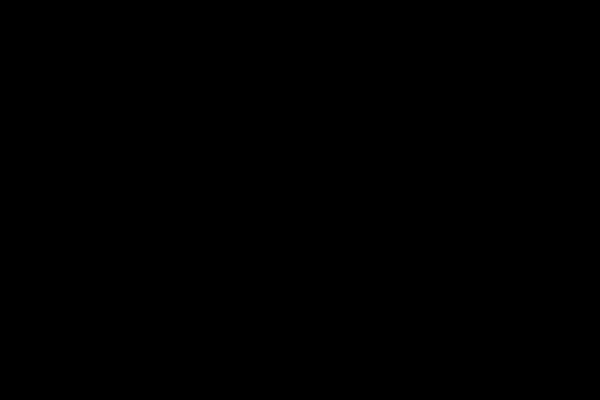
Frame 1 (no input)
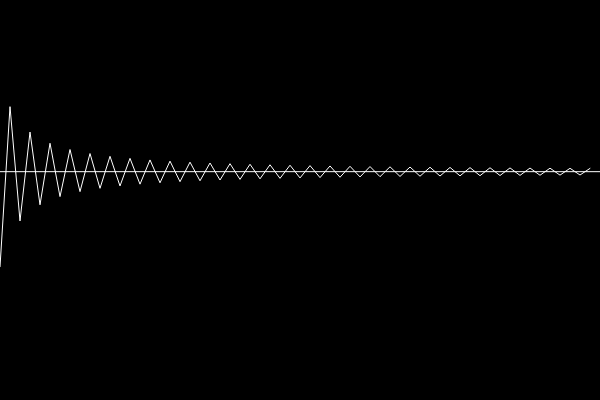
Frame 60 (no input)
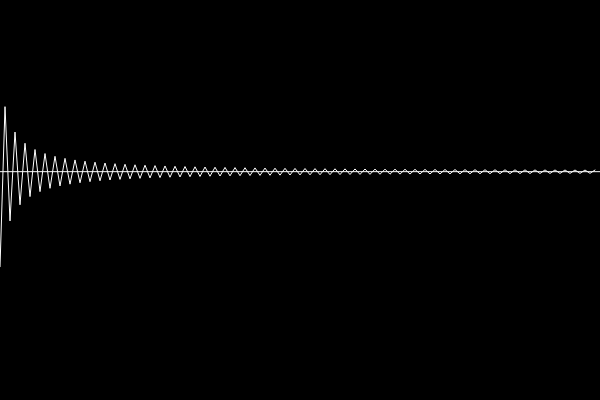
Frame 120 (the mouse pressed at the canvas centre since frame 60)

The p5.js sketch that drew these frames (run headless with seeded random() and noise() and a simulated clock; from frame 60 on, the mouse is pressed at the canvas centre):

// p5.js sketch
// ── sketch.js
// run seerver with Ctrl+Shift+L

let pi = 4;
let iterations = 0;
let div;

const history = [];
const minY = 2;
const maxY = 4;

function setup() {
  createCanvas(600, 400);

  div = createDiv('');
  frameRate(100);
}

function draw() {
  background(0);

  let den = iterations * 2  +3;
  let frac = 1 / den;
  if (iterations % 2 == 0){
    pi -= (4 / den);
  } else {
    pi += (4 / den);
  }

  history.push(pi);
  let piY = map(PI, minY, maxY, height, 0);
  line(0, piY, width, piY);
  let spacing = width / history.length;
  stroke(255);
  noFill();
  beginShape();
  for (let i = 0; i < history.length; i++){
    let x = i * spacing;
    let y = map(history[i], minY, maxY, height, 0);
    vertex(x, y);
  }
  endShape();


  div.html(pi)
  iterations++;
}
